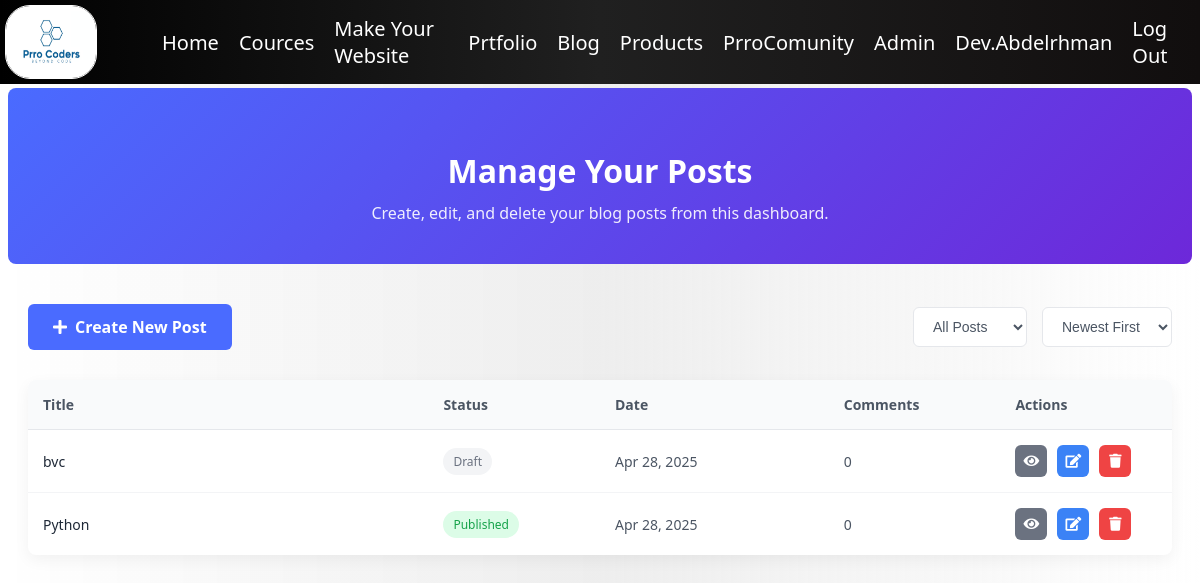
Page /blog/manage/ (signed in) on the earlier database version.
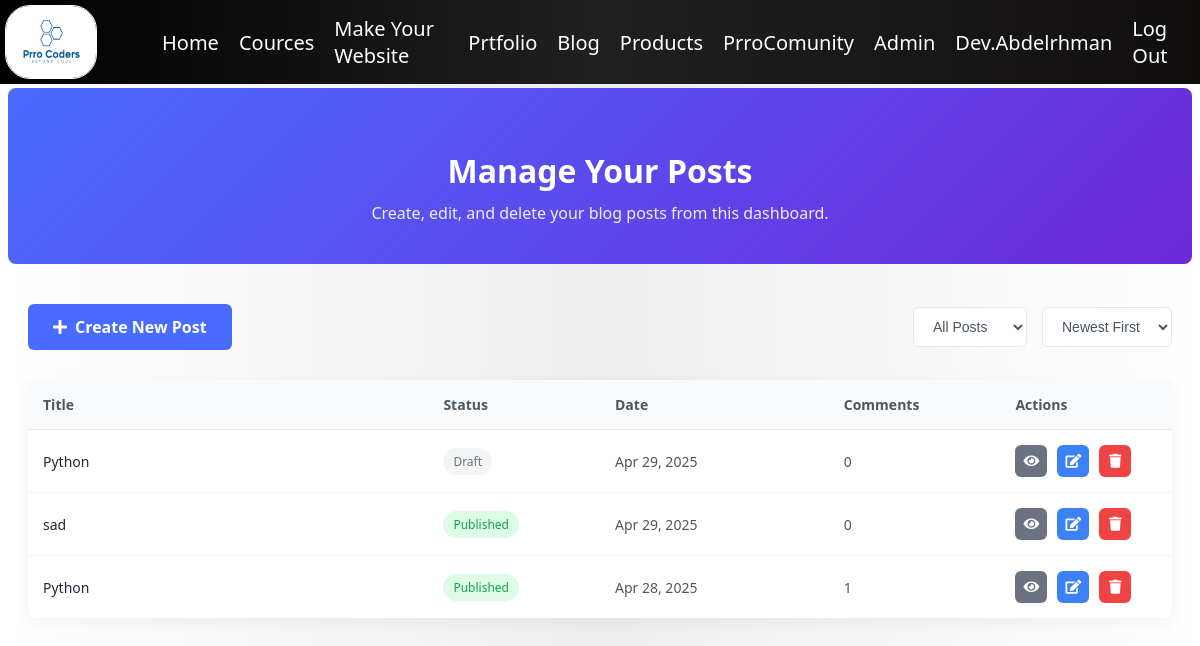
Same page on the later database version.
### blog/models.py (models this page shows, shortened)
class Post(models.Model):
    STATUS_CHOICES = (
        ('draft', 'Draft'),
        ('published', 'Published'),
    )
    title = models.CharField(max_length=200)
    slug = models.SlugField(unique_for_date='publish_date')
    author = models.ForeignKey(User, on_delete=models.CASCADE, related_name='blog_posts')
    content = models.TextField()
    content_html = models.TextField(editable=False, blank=True)
    featured_image = models.ImageField(upload_to='blog/%Y/%m/%d/', blank=True, null=True)
    publish_date = models.DateTimeField(default=timezone.now)
    created_date = models.DateTimeField(auto_now_add=True)
    updated_date = models.DateTimeField(auto_now=True)
    status = models.CharField(max_length=10, choices=STATUS_CHOICES, default='draft')
    categories = models.ManyToManyField(Category, related_name='posts')
    class Meta:
        ordering = ['-publish_date']

### blog/views.py (the view)
# urls.py: path('manage/', views.manage_posts, name='manage_posts'),
@login_required
@user_passes_test(is_staff_user)
def manage_posts(request):
    posts = Post.objects.filter(author=request.user).order_by('-publish_date')
    paginator = Paginator(posts, 10)
    page = request.GET.get('page')
    try:
        posts = paginator.page(page)
    except PageNotAnInteger:
        posts = paginator.page(1)
    except EmptyPage:
        posts = paginator.page(paginator.num_pages)
    return render(request, 'blog/manage_posts.html', {
        'posts': posts,
        'categories': Category.objects.all()
    })

### blog/views.py (called while the page is built)
def is_staff_user(user):
    return user.is_staff or user.is_superuser

### templates/blog/manage_posts.html (shortened to what this page needs)
{% extends 'layout.html' %}
{% load static %}
{% block head %}
<link rel="stylesheet" href="https://cdnjs.cloudflare.com/ajax/libs/font-awesome/5.15.4/css/all.min.css">
{% endblock %}
{% block body %}
<div class="manage-header">
    <h1>Manage Your Posts</h1>
    <p>Create, edit, and delete your blog posts from this dashboard.</p>
</div>
<div class="manage-container">
    <div class="manage-actions">
        <a href="{% url 'blog:post_create' %}" class="btn-create">
            <i class="fas fa-plus"></i> Create New Post
        </a>
        <div class="post-filters">
            <select class="filter-select">
                <option value="all">All Posts</option>
            </select>
            <select class="filter-select">
                <option value="newest">Newest First</option>
            </select>
        </div>
    </div>
    {% if posts %}
        <div class="post-table">
            <table>
                <thead>
                    <tr>
                        <th style="width: 35%;">Title</th>
                        <th style="width: 15%;">Status</th>
                        <th style="width: 20%;">Date</th>
                        <th style="width: 15%;">Comments</th>
                        <th style="width: 15%;">Actions</th>
                    </tr>
                </thead>
                <tbody>
                    {% for post in posts %}
                        <tr>
                            <td>
                                <a href="{% url 'blog:post_detail' year=post.publish_date.year month=post.publish_date.month day=post.publish_date.day slug=post.slug %}" class="post-title">
                                    {{ post.title }}
                                </a>
                            </td>
                            <td>
                                <span class="post-status {% if post.status == 'published' %}status-published{% else %}status-draft{% endif %}">
                                    {{ post.get_status_display }}
                                </span>
                            </td>
                            <td>{{ post.publish_date|date:"M d, Y" }}</td>
                            <td>{{ post.comments.count }}</td>
                            <td>
                                <div class="post-actions">
                                    <a href="{% url 'blog:post_detail' year=post.publish_date.year month=post.publish_date.month day=post.publish_date.day slug=post.slug %}" class="btn-action btn-view" title="View Post">
                                        <i class="fas fa-eye"></i>
                                    </a>
                                    <a href="{% url 'blog:post_update' pk=post.pk %}" class="btn-action btn-edit" title="Edit Post">
                                        <i class="fas fa-edit"></i>
                                    </a>
                                    <a href="{% url 'blog:post_delete' pk=post.pk %}" class="btn-action btn-delete" title="Delete Post">
                                        <i class="fas fa-trash"></i>
                                    </a>
                                </div>
                            </td>
                        </tr>
                    {% endfor %}
                </tbody>
            </table>
        </div>
    {% endif %}
</div>
{% endblock %}

Differences in the rows shown:
removed Post: title "bvc", status "Draft", publish_date "Apr 28, 2025", comments.count "0"
added Post: title "Python", status "Draft", publish_date "Apr 29, 2025", comments.count "0"
added Post: title "sad", status "Published", publish_date "Apr 29, 2025", comments.count "0"
computed for Post "Apr 28, 2025": comments.count "0" → "1"
